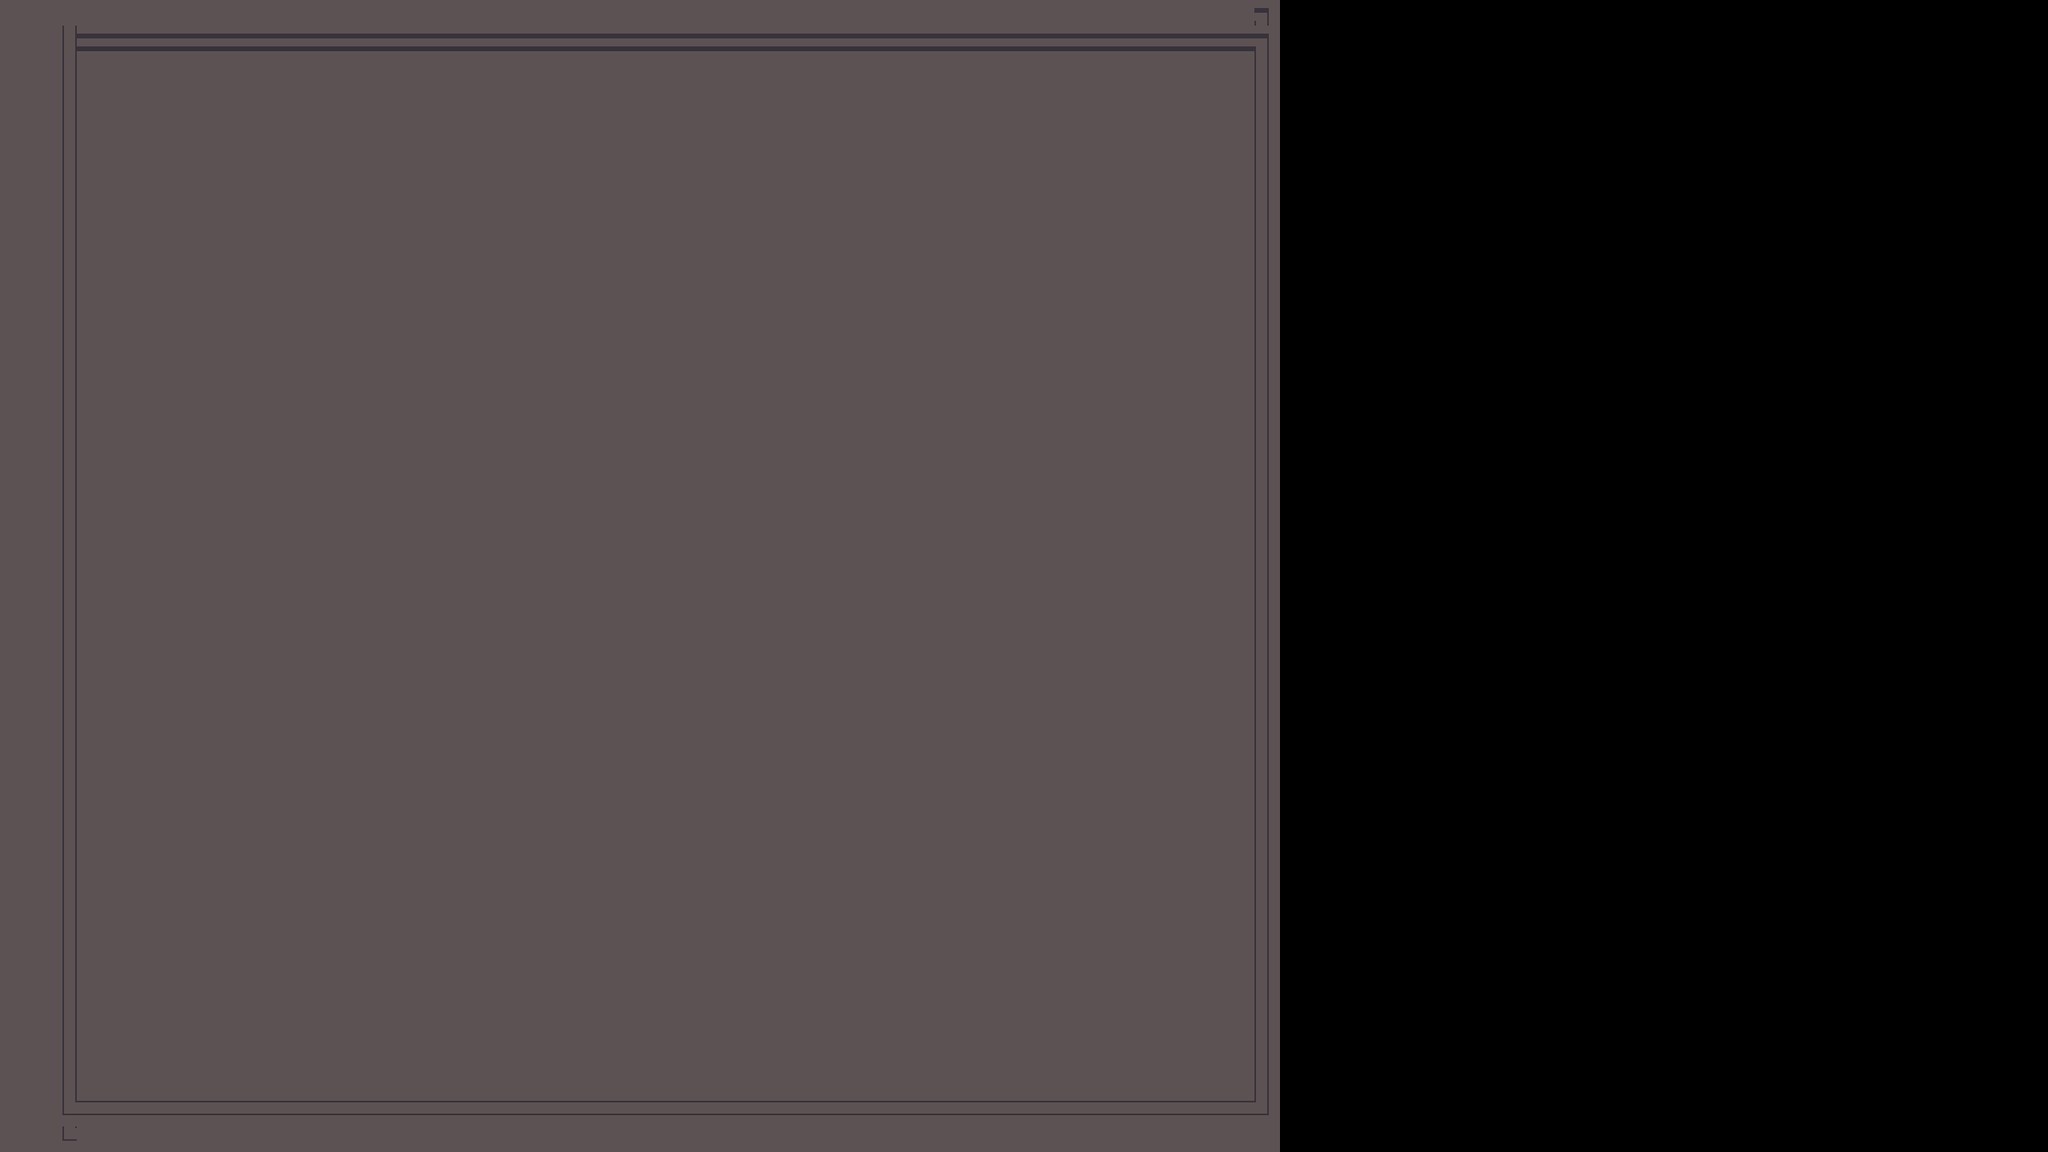

Tiled map render using the project's own tile images. Description and the map definition, with tile-layer contents summarised, below:
An orthogonal 80x45 tile map with 32x32 px tiles, 2 tile layers (Tile Layer 1, Tile Layer 2), 3 tilesets and 52 objects (3x 3, 2x 0, 2x 1, Player, 2).

<map version="1.10" tiledversion="1.11.2" orientation="orthogonal" renderorder="right-down" width="80" height="45" tilewidth="32" tileheight="32" infinite="0" nextlayerid="10" nextobjectid="220">
 <tileset firstgid="1" source="../tilesets/terrain.tsx" />
 <tileset firstgid="484" source="../tilesets/Objects.tsx" />
 <tileset firstgid="538" source="../tilesets/terrain_atlas.tsx" />
 <layer id="9" name="Tile Layer 1" width="80" height="45">
  <data>[3600 cells, 2250 non-empty, 1 distinct tile ids]</data>
 </layer>
 <layer id="3" name="Tile Layer 2" width="80" height="45">
  <data>[3600 cells, 180 non-empty, 7 distinct tile ids]</data>
 </layer>
 <objectgroup id="4" name="Objects">
  <object id="101" gid="419" x="-568" y="-272" width="32" height="32" />
  <object id="127" gid="520" x="928" y="576" width="29" height="44" />
  <object id="128" gid="520" x="928" y="608" width="29" height="44" />
  <object id="129" gid="520" x="928" y="640" width="29" height="44" />
  <object id="130" gid="520" x="928" y="704" width="29" height="44" />
  <object id="131" gid="520" x="928" y="640" width="29" height="44" />
  <object id="132" gid="520" x="928" y="672" width="29" height="44" />
  <object id="133" gid="520" x="928" y="704" width="29" height="44" />
  <object id="134" gid="520" x="928" y="736" width="29" height="44" />
  <object id="135" gid="520" x="928" y="800" width="29" height="44" />
  <object id="136" gid="520" x="928" y="832" width="29" height="44" />
  <object id="137" gid="520" x="928" y="768" width="29" height="44" />
  <object id="138" gid="520" x="928" y="832" width="29" height="44" />
  <object id="139" gid="520" x="928" y="864" width="29" height="44" />
  <object id="141" gid="520" x="928" y="896" width="29" height="44" />
  <object id="148" gid="520" x="1152" y="576" width="29" height="44" />
  <object id="149" gid="520" x="1152" y="608" width="29" height="44" />
  <object id="150" gid="520" x="1152" y="672" width="29" height="44" />
  <object id="151" gid="520" x="1152" y="640" width="29" height="44" />
  <object id="152" gid="520" x="1152" y="704" width="29" height="44" />
  <object id="153" gid="520" x="1152" y="736" width="29" height="44" />
  <object id="154" gid="520" x="1152" y="768" width="29" height="44" />
  <object id="155" gid="520" x="1152" y="800" width="29" height="44" />
  <object id="156" gid="520" x="1120" y="800" width="29" height="44" />
  <object id="157" gid="520" x="1088" y="800" width="29" height="44" />
  <object id="158" gid="520" x="1056" y="800" width="29" height="44" />
  <object id="168" gid="520" x="1024" y="800" width="29" height="44" />
  <object id="172" gid="520" x="544" y="544" width="29" height="44" />
  <object id="173" gid="520" x="544" y="576" width="29" height="44" />
  <object id="174" gid="520" x="544" y="640" width="29" height="44" />
  <object id="175" gid="520" x="544" y="608" width="29" height="44" />
  <object id="176" gid="520" x="544" y="736" width="29" height="44" />
  <object id="177" gid="520" x="544" y="672" width="29" height="44" />
  <object id="178" gid="520" x="544" y="768" width="29" height="44" />
  <object id="179" gid="489" x="544" y="864" width="63" height="147" />
  <object id="180" gid="489" x="1440" y="608" width="63" height="147" />
  <object id="181" gid="489" x="1184" y="320" width="63" height="147" />
  <object id="182" gid="489" x="672" y="224" width="63" height="147" />
 </objectgroup>
 <objectgroup id="5" name="Entities">
  <object id="41" name="Player" x="788.667" y="733.667">
   <point />
  </object>
  <object id="88" name="Chogath" type="0" x="444.667" y="650.364">
   <point />
  </object>
  <object id="209" name="Poro" type="1" x="1021.21" y="309.091">
   <point />
  </object>
  <object id="210" name="Karthus" type="2" x="1221.21" y="1048.48">
   <point />
  </object>
  <object id="211" name="Poro" type="3" x="572.727" y="1024.24">
   <point />
  </object>
  <object id="212" name="Chogath" type="3" x="896.97" y="1033.33">
   <point />
  </object>
  <object id="213" name="Karthus" type="3" x="360.606" y="936.364">
   <point />
  </object>
  <object id="218" name="Veigar" type="0" x="752.61" y="1169.82">
   <point />
  </object>
  <object id="219" name="Veigar" type="1" x="1275.76" y="715.152">
   <point />
  </object>
 </objectgroup>
 <objectgroup id="7" name="Collisions">
  <object id="51" x="2616" y="-1232" width="8" height="8" />
  <object id="199" x="-36" y="-68" width="1636" height="132" />
  <object id="200" x="-116" y="-52" width="196" height="1552" />
  <object id="201" x="-80" y="1384" width="1720" height="88" />
  <object id="204" x="1572" y="-48" width="92" height="1500" />
 </objectgroup>
</map>
